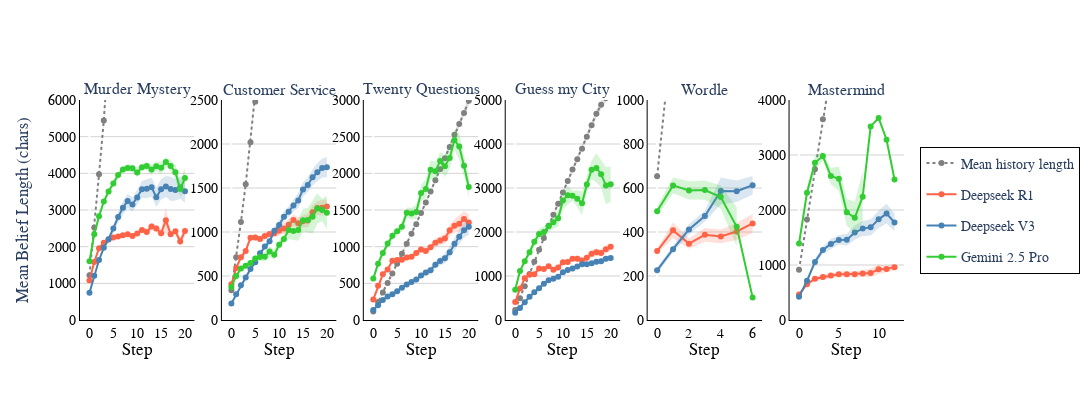

Source (notebook cell):
### Code cell
fig.show()

### Figure 1 — Plotly figure (JSON) as saved in the notebook; plotly's stock layout.template omitted (floating-point values rounded to 4 significant figures)
{"data": [{"hoverinfo": "skip", "legendgroup": "history", "line": {"width": 0}, "mode": "lines", "showlegend": false, "type": "scatter", "x": [0, 1, 2, 3, 4, 5, 6, 7, 8, 9, 10, 11, 12, 13, 14, 15, 16, 17, 18, 19, 20], "xaxis": "x", "y": [1195.0, 2478.0, 3907.0, 5355.0, 6846.0, 8355.0, 9897.0, 11480.0, 13070.0, 14680.0, 16310.0, 18060.0, 19800.0, 21610.0, 23570.0, 25520.0, 27560.0, 29490.0, 31510.0, 33650.0, 37040.0], "yaxis": "y"}, {"fill": "tonexty", "fillcolor": "rgba(100,100,100,0.2)", "hoverinfo": "skip", "legendgroup": "history", "line": {"width": 0}, "mode": "lines", "showlegend": false, "type": "scatter", "x": [0, 1, 2, 3, 4, 5, 6, 7, 8, 9, 10, 11, 12, 13, 14, 15, 16, 17, 18, 19, 20], "xaxis": "x", "y": [1239.0, 2567.0, 4039.0, 5531.0, 7069.0, 8627.0, 10210.0, 11850.0, 13490.0, 15140.0, 16830.0, 18660.0, 20460.0, 22350.0, 24400.0, 26410.0, 28530.0, 30540.0, 32640.0, 34860.0, 38350.0], "yaxis": "y"}, {"legendgroup": "history", "line": {"color": "gray", "dash": "dot", "width": 2}, "marker": {"color": "gray"}, "mode": "lines+markers", "name": "Mean history length", "showlegend": true, "type": "scatter", "x": [0, 1, 2, 3, 4, 5, 6, 7, 8, 9, 10, 11, 12, 13, 14, 15, 16, 17, 18, 19, 20], "xaxis": "x", "y": [1217.0, 2523.0, 3973.0, 5443.0, 6957.0, 8491.0, 10060.0, 11670.0, 13280.0, 14910.0, 16570.0, 18360.0, 20130.0, 21980.0, 23980.0, 25960.0, 28040.0, 30020.0, 32070.0, 34250.0, 37690.0], "yaxis": "y"}, {"hoverinfo": "skip", "legendgroup": "Deepseek R1 (ABBEL)", "line": {"width": 0}, "mode": "lines", "showlegend": false, "type": "scatter", "x": [0, 1, 2, 3, 4, 5, 6, 7, 8, 9, 10, 11, 12, 13, 14, 15, 16, 17, 18, 19, 20], "xaxis": "x", "y": [1028.0, 1538.0, 1895.0, 2042.0, 2139.0, 2192.0, 2226.0, 2264.0, 2286.0, 2229.0, 2289.0, 2373.0, 2306.0, 2445.0, 2391.0, 2252.0, 2373.0, 2262.0, 2330.0, 2031.0, 2293.0], "yaxis": "y"}, {"fill": "tonexty", "fillcolor": "rgba(255, 99, 71, 0.2)", "hoverinfo": "skip", "legendgroup": "Deepseek R1 (ABBEL)", "line": {"width": 0}, "mode": "lines", "showlegend": false, "type": "scatter", "x": [0, 1, 2, 3, 4, 5, 6, 7, 8, 9, 10, 11, 12, 13, 14, 15, 16, 17, 18, 19, 20], "xaxis": "x", "y": [1121.0, 1629.0, 2020.0, 2171.0, 2248.0, 2310.0, 2329.0, 2363.0, 2395.0, 2354.0, 2423.0, 2532.0, 2498.0, 2654.0, 2597.0, 2477.0, 3063.0, 2418.0, 2505.0, 2251.0, 2555.0], "yaxis": "y"}, {"legendgroup": "Deepseek R1 (ABBEL)", "line": {"color": "#FF6347", "width": 2}, "mode": "lines+markers", "name": "Deepseek R1 ", "showlegend": true, "type": "scatter", "x": [0, 1, 2, 3, 4, 5, 6, 7, 8, 9, 10, 11, 12, 13, 14, 15, 16, 17, 18, 19, 20], "xaxis": "x", "y": [1074.0, 1583.0, 1958.0, 2107.0, 2193.0, 2251.0, 2278.0, 2314.0, 2340.0, 2292.0, 2356.0, 2453.0, 2402.0, 2549.0, 2494.0, 2365.0, 2718.0, 2340.0, 2418.0, 2141.0, 2424.0], "yaxis": "y"}, {"hoverinfo": "skip", "legendgroup": "Deepseek V3 (ABBEL)", "line": {"width": 0}, "mode": "lines", "showlegend": false, "type": "scatter", "x": [0, 1, 2, 3, 4, 5, 6, 7, 8, 9, 10, 11, 12, 13, 14, 15, 16, 17, 18, 19, 20], "xaxis": "x", "y": [718.3, 1169.0, 1577.0, 1889.0, 2108.0, 2375.0, 2661.0, 2880.0, 3062.0, 2958.0, 3138.0, 3336.0, 3323.0, 3365.0, 3087.0, 3287.0, 3358.0, 3246.0, 3256.0, 3309.0, 3195.0], "yaxis": "y"}, {"fill": "tonexty", "fillcolor": "rgba(70, 130, 180, 0.2)", "hoverinfo": "skip", "legendgroup": "Deepseek V3 (ABBEL)", "line": {"width": 0}, "mode": "lines", "showlegend": false, "type": "scatter", "x": [0, 1, 2, 3, 4, 5, 6, 7, 8, 9, 10, 11, 12, 13, 14, 15, 16, 17, 18, 19, 20], "xaxis": "x", "y": [772.1, 1248.0, 1697.0, 2048.0, 2303.0, 2621.0, 2954.0, 3239.0, 3435.0, 3340.0, 3549.0, 3791.0, 3837.0, 3882.0, 3610.0, 3846.0, 3925.0, 3904.0, 3839.0, 3921.0, 3828.0], "yaxis": "y"}, {"legendgroup": "Deepseek V3 (ABBEL)", "line": {"color": "#4682B4", "width": 2}, "mode": "lines+markers", "name": "Deepseek V3 ", "showlegend": true, "type": "scatter", "x": [0, 1, 2, 3, 4, 5, 6, 7, 8, 9, 10, 11, 12, 13, 14, 15, 16, 17, 18, 19, 20], "xaxis": "x", "y": [745.2, 1208.0, 1637.0, 1969.0, 2206.0, 2498.0, 2808.0, 3059.0, 3248.0, 3149.0, 3344.0, 3564.0, 3580.0, 3623.0, 3348.0, 3567.0, 3641.0, 3575.0, 3548.0, 3615.0, 3511.0], "yaxis": "y"}, {"hoverinfo": "skip", "legendgroup": "Gemini 2.5 Pro (ABBEL)", "line": {"width": 0}, "mode": "lines", "showlegend": false, "type": "scatter", "x": [0, 1, 2, 3, 4, 5, 6, 7, 8, 9, 10, 11, 12, 13, 14, 15, 16, 17, 18, 19, 20], "xaxis": "x", "y": [1550.0, 2265.0, 2745.0, 3146.0, 3406.0, 3624.0, 3859.0, 4008.0, 4048.0, 4032.0, 3900.0, 4069.0, 4094.0, 3963.0, 4069.0, 3985.0, 4182.0, 4055.0, 3822.0, 3357.0, 3585.0], "yaxis": "y"}, {"fill": "tonexty", "fillcolor": "rgba(50, 205, 50, 0.2)", "hoverinfo": "skip", "legendgroup": "Gemini 2.5 Pro (ABBEL)", "line": {"width": 0}, "mode": "lines", "showlegend": false, "type": "scatter", "x": [0, 1, 2, 3, 4, 5, 6, 7, 8, 9, 10, 11, 12, 13, 14, 15, 16, 17, 18, 19, 20], "xaxis": "x", "y": [1656.0, 2413.0, 2916.0, 3317.0, 3596.0, 3824.0, 4051.0, 4200.0, 4245.0, 4241.0, 4143.0, 4266.0, 4305.0, 4242.0, 4321.0, 4313.0, 4438.0, 4349.0, 4240.0, 3787.0, 4158.0], "yaxis": "y"}, {"legendgroup": "Gemini 2.5 Pro (ABBEL)", "line": {"color": "#32CD32", "width": 2}, "mode": "lines+markers", "name": "Gemini 2.5 Pro ", "showlegend": true, "type": "scatter", "x": [0, 1, 2, 3, 4, 5, 6, 7, 8, 9, 10, 11, 12, 13, 14, 15, 16, 17, 18, 19, 20], "xaxis": "x", "y": [1603.0, 2339.0, 2830.0, 3231.0, 3501.0, 3724.0, 3955.0, 4104.0, 4146.0, 4137.0, 4022.0, 4167.0, 4200.0, 4103.0, 4195.0, 4149.0, 4310.0, 4202.0, 4031.0, 3572.0, 3872.0], "yaxis": "y"}, {"hoverinfo": "skip", "legendgroup": "history", "line": {"width": 0}, "mode": "lines", "showlegend": false, "type": "scatter", "x": [0, 1, 2, 3, 4, 5, 6, 7, 8, 9, 10, 11, 12, 13, 14, 15, 16, 17, 18, 19, 20], "xaxis": "x2", "y": [330.0, 698.6, 1094.0, 1518.0, 1989.0, 2439.0, 2897.0, 3355.0, 3871.0, 4337.0, 4875.0, 5355.0, 5880.0, 6382.0, 6942.0, 7467.0, 7967.0, 8562.0, 9036.0, 9577.0, 10140.0], "yaxis": "y2"}, {"fill": "tonexty", "fillcolor": "rgba(100,100,100,0.2)", "hoverinfo": "skip", "legendgroup": "history", "line": {"width": 0}, "mode": "lines", "showlegend": false, "type": "scatter", "x": [0, 1, 2, 3, 4, 5, 6, 7, 8, 9, 10, 11, 12, 13, 14, 15, 16, 17, 18, 19, 20], "xaxis": "x2", "y": [344.9, 725.1, 1133.0, 1569.0, 2054.0, 2521.0, 2991.0, 3466.0, 3992.0, 4473.0, 5029.0, 5527.0, 6075.0, 6595.0, 7170.0, 7723.0, 8249.0, 8877.0, 9356.0, 9918.0, 10510.0], "yaxis": "y2"}, {"legendgroup": "history", "line": {"color": "gray", "dash": "dot", "width": 2}, "marker": {"color": "gray"}, "mode": "lines+markers", "name": "Mean history length", "showlegend": false, "type": "scatter", "x": [0, 1, 2, 3, 4, 5, 6, 7, 8, 9, 10, 11, 12, 13, 14, 15, 16, 17, 18, 19, 20], "xaxis": "x2", "y": [337.5, 711.9, 1114.0, 1544.0, 2021.0, 2480.0, 2944.0, 3410.0, 3931.0, 4405.0, 4952.0, 5441.0, 5977.0, 6488.0, 7056.0, 7595.0, 8108.0, 8720.0, 9196.0, 9748.0, 10330.0], "yaxis": "y2"}, {"hoverinfo": "skip", "legendgroup": "Deepseek R1 (ABBEL)", "line": {"width": 0}, "mode": "lines", "showlegend": false, "type": "scatter", "x": [0, 1, 2, 3, 4, 5, 6, 7, 8, 9, 10, 11, 12, 13, 14, 15, 16, 17, 18, 19, 20], "xaxis": "x2", "y": [388.6, 571.1, 683.5, 746.1, 899.5, 902.3, 884.6, 914.5, 938.5, 938.0, 956.3, 980.8, 1018.0, 1072.0, 1032.0, 1049.0, 1053.0, 1142.0, 1193.0, 1188.0, 1208.0], "yaxis": "y2"}, {"fill": "tonexty", "fillcolor": "rgba(255, 99, 71, 0.2)", "hoverinfo": "skip", "legendgroup": "Deepseek R1 (ABBEL)", "line": {"width": 0}, "mode": "lines", "showlegend": false, "type": "scatter", "x": [0, 1, 2, 3, 4, 5, 6, 7, 8, 9, 10, 11, 12, 13, 14, 15, 16, 17, 18, 19, 20], "xaxis": "x2", "y": [424.5, 608.4, 740.4, 824.0, 972.2, 970.9, 958.3, 992.8, 1014.0, 1036.0, 1071.0, 1101.0, 1150.0, 1198.0, 1167.0, 1193.0, 1210.0, 1307.0, 1350.0, 1364.0, 1371.0], "yaxis": "y2"}, {"legendgroup": "Deepseek R1 (ABBEL)", "line": {"color": "#FF6347", "width": 2}, "mode": "lines+markers", "name": "Deepseek R1 ", "showlegend": false, "type": "scatter", "x": [0, 1, 2, 3, 4, 5, 6, 7, 8, 9, 10, 11, 12, 13, 14, 15, 16, 17, 18, 19, 20], "xaxis": "x2", "y": [406.6, 589.8, 712.0, 785.1, 935.9, 936.6, 921.5, 953.7, 976.1, 987.0, 1014.0, 1041.0, 1084.0, 1135.0, 1099.0, 1121.0, 1131.0, 1225.0, 1272.0, 1276.0, 1289.0], "yaxis": "y2"}, {"hoverinfo": "skip", "legendgroup": "Deepseek V3 (ABBEL)", "line": {"width": 0}, "mode": "lines", "showlegend": false, "type": "scatter", "x": [0, 1, 2, 3, 4, 5, 6, 7, 8, 9, 10, 11, 12, 13, 14, 15, 16, 17, 18, 19, 20], "xaxis": "x2", "y": [178.2, 278.8, 378.2, 460.9, 553.8, 628.6, 723.7, 796.3, 854.6, 968.2, 1024.0, 1113.0, 1167.0, 1233.0, 1273.0, 1402.0, 1452.0, 1532.0, 1576.0, 1620.0, 1620.0], "yaxis": "y2"}, {"fill": "tonexty", "fillcolor": "rgba(70, 130, 180, 0.2)", "hoverinfo": "skip", "legendgroup": "Deepseek V3 (ABBEL)", "line": {"width": 0}, "mode": "lines", "showlegend": false, "type": "scatter", "x": [0, 1, 2, 3, 4, 5, 6, 7, 8, 9, 10, 11, 12, 13, 14, 15, 16, 17, 18, 19, 20], "xaxis": "x2", "y": [197.9, 304.3, 411.4, 504.3, 603.4, 685.9, 794.2, 871.5, 936.1, 1060.0, 1132.0, 1234.0, 1294.0, 1370.0, 1444.0, 1566.0, 1618.0, 1713.0, 1783.0, 1832.0, 1850.0], "yaxis": "y2"}, {"legendgroup": "Deepseek V3 (ABBEL)", "line": {"color": "#4682B4", "width": 2}, "mode": "lines+markers", "name": "Deepseek V3 ", "showlegend": false, "type": "scatter", "x": [0, 1, 2, 3, 4, 5, 6, 7, 8, 9, 10, 11, 12, 13, 14, 15, 16, 17, 18, 19, 20], "xaxis": "x2", "y": [188.0, 291.6, 394.8, 482.6, 578.6, 657.3, 759.0, 833.9, 895.4, 1014.0, 1078.0, 1173.0, 1231.0, 1302.0, 1359.0, 1484.0, 1535.0, 1623.0, 1680.0, 1726.0, 1735.0], "yaxis": "y2"}, {"hoverinfo": "skip", "legendgroup": "Gemini 2.5 Pro (ABBEL)", "line": {"width": 0}, "mode": "lines", "showlegend": false, "type": "scatter", "x": [0, 1, 2, 3, 4, 5, 6, 7, 8, 9, 10, 11, 12, 13, 14, 15, 16, 17, 18, 19, 20], "xaxis": "x2", "y": [358.2, 478.3, 556.0, 584.9, 619.0, 661.1, 675.8, 662.2, 719.7, 679.3, 804.1, 872.1, 919.3, 909.8, 899.7, 1005.0, 997.1, 982.8, 1094.0, 1125.0, 1029.0], "yaxis": "y2"}, {"fill": "tonexty", "fillcolor": "rgba(50, 205, 50, 0.2)", "hoverinfo": "skip", "legendgroup": "Gemini 2.5 Pro (ABBEL)", "line": {"width": 0}, "mode": "lines", "showlegend": false, "type": "scatter", "x": [0, 1, 2, 3, 4, 5, 6, 7, 8, 9, 10, 11, 12, 13, 14, 15, 16, 17, 18, 19, 20], "xaxis": "x2", "y": [393.3, 524.3, 614.8, 645.8, 678.8, 738.6, 754.5, 773.7, 835.4, 803.7, 907.9, 970.8, 1128.0, 1112.0, 1148.0, 1265.0, 1274.0, 1364.0, 1441.0, 1377.0, 1408.0], "yaxis": "y2"}, {"legendgroup": "Gemini 2.5 Pro (ABBEL)", "line": {"color": "#32CD32", "width": 2}, "mode": "lines+markers", "name": "Gemini 2.5 Pro ", "showlegend": false, "type": "scatter", "x": [0, 1, 2, 3, 4, 5, 6, 7, 8, 9, 10, 11, 12, 13, 14, 15, 16, 17, 18, 19, 20], "xaxis": "x2", "y": [375.7, 501.3, 585.4, 615.3, 648.9, 699.9, 715.2, 718.0, 777.5, 741.5, 856.0, 921.4, 1024.0, 1011.0, 1024.0, 1135.0, 1136.0, 1174.0, 1268.0, 1251.0, 1218.0], "yaxis": "y2"}, {"hoverinfo": "skip", "legendgroup": "history", "line": {"width": 0}, "mode": "lines", "showlegend": false, "type": "scatter", "x": [0, 1, 2, 3, 4, 5, 6, 7, 8, 9, 10, 11, 12, 13, 14, 15, 16, 17, 18, 19, 20], "xaxis": "x3", "y": [114.2, 241.0, 368.6, 497.0, 625.9, 757.6, 891.9, 1027.0, 1160.0, 1288.0, 1437.0, 1577.0, 1727.0, 1875.0, 2022.0, 2171.0, 2316.0, 2475.0, 2617.0, 2765.0, 2928.0], "yaxis": "y3"}, {"fill": "tonexty", "fillcolor": "rgba(100,100,100,0.2)", "hoverinfo": "skip", "legendgroup": "history", "line": {"width": 0}, "mode": "lines", "showlegend": false, "type": "scatter", "x": [0, 1, 2, 3, 4, 5, 6, 7, 8, 9, 10, 11, 12, 13, 14, 15, 16, 17, 18, 19, 20], "xaxis": "x3", "y": [118.4, 249.1, 379.3, 510.8, 643.8, 779.4, 916.8, 1056.0, 1193.0, 1326.0, 1479.0, 1624.0, 1778.0, 1934.0, 2088.0, 2242.0, 2400.0, 2574.0, 2726.0, 2882.0, 3052.0], "yaxis": "y3"}, {"legendgroup": "history", "line": {"color": "gray", "dash": "dot", "width": 2}, "marker": {"color": "gray"}, "mode": "lines+markers", "name": "Mean history length", "showlegend": false, "type": "scatter", "x": [0, 1, 2, 3, 4, 5, 6, 7, 8, 9, 10, 11, 12, 13, 14, 15, 16, 17, 18, 19, 20], "xaxis": "x3", "y": [116.3, 245.1, 374.0, 503.9, 634.9, 768.5, 904.3, 1041.0, 1176.0, 1307.0, 1458.0, 1601.0, 1753.0, 1904.0, 2055.0, 2206.0, 2358.0, 2525.0, 2671.0, 2823.0, 2990.0], "yaxis": "y3"}, {"hoverinfo": "skip", "legendgroup": "Deepseek R1 (ABBEL)", "line": {"width": 0}, "mode": "lines", "showlegend": false, "type": "scatter", "x": [0, 1, 2, 3, 4, 5, 6, 7, 8, 9, 10, 11, 12, 13, 14, 15, 16, 17, 18, 19, 20], "xaxis": "x3", "y": [267.1, 445.6, 598.4, 666.4, 775.9, 780.8, 780.3, 816.0, 824.4, 863.1, 916.3, 895.4, 941.0, 994.4, 1022.0, 1043.0, 1146.0, 1194.0, 1200.0, 1270.0, 1216.0], "yaxis": "y3"}, {"fill": "tonexty", "fillcolor": "rgba(255, 99, 71, 0.2)", "hoverinfo": "skip", "legendgroup": "Deepseek R1 (ABBEL)", "line": {"width": 0}, "mode": "lines", "showlegend": false, "type": "scatter", "x": [0, 1, 2, 3, 4, 5, 6, 7, 8, 9, 10, 11, 12, 13, 14, 15, 16, 17, 18, 19, 20], "xaxis": "x3", "y": [293.6, 488.4, 646.3, 710.9, 841.3, 856.0, 859.9, 890.4, 901.9, 961.9, 1004.0, 983.8, 1043.0, 1111.0, 1144.0, 1179.0, 1300.0, 1374.0, 1428.0, 1483.0, 1446.0], "yaxis": "y3"}, {"legendgroup": "Deepseek R1 (ABBEL)", "line": {"color": "#FF6347", "width": 2}, "mode": "lines+markers", "name": "Deepseek R1 ", "showlegend": false, "type": "scatter", "x": [0, 1, 2, 3, 4, 5, 6, 7, 8, 9, 10, 11, 12, 13, 14, 15, 16, 17, 18, 19, 20], "xaxis": "x3", "y": [280.4, 467.0, 622.4, 688.6, 808.6, 818.4, 820.1, 853.2, 863.2, 912.5, 960.0, 939.6, 991.8, 1053.0, 1083.0, 1111.0, 1223.0, 1284.0, 1314.0, 1376.0, 1331.0], "yaxis": "y3"}, {"hoverinfo": "skip", "legendgroup": "Deepseek V3 (ABBEL)", "line": {"width": 0}, "mode": "lines", "showlegend": false, "type": "scatter", "x": [0, 1, 2, 3, 4, 5, 6, 7, 8, 9, 10, 11, 12, 13, 14, 15, 16, 17, 18, 19, 20], "xaxis": "x3", "y": [118.4, 183.1, 250.3, 298.4, 330.7, 371.6, 417.4, 459.9, 488.0, 518.4, 569.8, 604.9, 628.5, 702.6, 745.4, 773.8, 847.1, 952.7, 1043.0, 1121.0, 1163.0], "yaxis": "y3"}, {"fill": "tonexty", "fillcolor": "rgba(70, 130, 180, 0.2)", "hoverinfo": "skip", "legendgroup": "Deepseek V3 (ABBEL)", "line": {"width": 0}, "mode": "lines", "showlegend": false, "type": "scatter", "x": [0, 1, 2, 3, 4, 5, 6, 7, 8, 9, 10, 11, 12, 13, 14, 15, 16, 17, 18, 19, 20], "xaxis": "x3", "y": [152.1, 221.4, 292.1, 343.3, 372.9, 414.9, 464.3, 511.6, 550.0, 588.8, 644.0, 691.9, 729.1, 807.3, 862.2, 907.1, 1001.0, 1126.0, 1231.0, 1327.0, 1378.0], "yaxis": "y3"}, {"legendgroup": "Deepseek V3 (ABBEL)", "line": {"color": "#4682B4", "width": 2}, "mode": "lines+markers", "name": "Deepseek V3 ", "showlegend": false, "type": "scatter", "x": [0, 1, 2, 3, 4, 5, 6, 7, 8, 9, 10, 11, 12, 13, 14, 15, 16, 17, 18, 19, 20], "xaxis": "x3", "y": [135.3, 202.2, 271.2, 320.9, 351.8, 393.2, 440.8, 485.8, 519.0, 553.6, 606.9, 648.4, 678.8, 754.9, 803.8, 840.4, 924.3, 1039.0, 1137.0, 1224.0, 1270.0], "yaxis": "y3"}, {"hoverinfo": "skip", "legendgroup": "Gemini 2.5 Pro (ABBEL)", "line": {"width": 0}, "mode": "lines", "showlegend": false, "type": "scatter", "x": [0, 1, 2, 3, 4, 5, 6, 7, 8, 9, 10, 11, 12, 13, 14, 15, 16, 17, 18, 19, 20], "xaxis": "x3", "y": [523.0, 722.1, 867.3, 994.6, 1094.0, 1160.0, 1206.0, 1392.0, 1372.0, 1373.0, 1616.0, 1660.0, 1922.0, 1900.0, 2044.0, 1948.0, 2059.0, 2317.0, 2183.0, 1961.0, 1667.0], "yaxis": "y3"}, {"fill": "tonexty", "fillcolor": "rgba(50, 205, 50, 0.2)", "hoverinfo": "skip", "legendgroup": "Gemini 2.5 Pro (ABBEL)", "line": {"width": 0}, "mode": "lines", "showlegend": false, "type": "scatter", "x": [0, 1, 2, 3, 4, 5, 6, 7, 8, 9, 10, 11, 12, 13, 14, 15, 16, 17, 18, 19, 20], "xaxis": "x3", "y": [605.7, 813.3, 962.9, 1091.0, 1204.0, 1263.0, 1340.0, 1535.0, 1530.0, 1574.0, 1845.0, 1916.0, 2173.0, 2157.0, 2289.0, 2248.0, 2362.0, 2595.0, 2546.0, 2242.0, 1961.0], "yaxis": "y3"}, {"legendgroup": "Gemini 2.5 Pro (ABBEL)", "line": {"color": "#32CD32", "width": 2}, "mode": "lines+markers", "name": "Gemini 2.5 Pro ", "showlegend": false, "type": "scatter", "x": [0, 1, 2, 3, 4, 5, 6, 7, 8, 9, 10, 11, 12, 13, 14, 15, 16, 17, 18, 19, 20], "xaxis": "x3", "y": [564.3, 767.7, 915.1, 1043.0, 1149.0, 1211.0, 1273.0, 1464.0, 1451.0, 1473.0, 1731.0, 1788.0, 2048.0, 2028.0, 2167.0, 2098.0, 2210.0, 2456.0, 2364.0, 2102.0, 1814.0], "yaxis": "y3"}, {"hoverinfo": "skip", "legendgroup": "history", "line": {"width": 0}, "mode": "lines", "showlegend": false, "type": "scatter", "x": [0, 1, 2, 3, 4, 5, 6, 7, 8, 9, 10, 11, 12, 13, 14, 15, 16, 17, 18, 19, 20], "xaxis": "x4", "y": [221.2, 483.4, 755.1, 1028.0, 1305.0, 1573.0, 1834.0, 2110.0, 2357.0, 2599.0, 2854.0, 3112.0, 3364.0, 3597.0, 3827.0, 4094.0, 4347.0, 4601.0, 4800.0, 4957.0, 5172.0], "yaxis": "y4"}, {"fill": "tonexty", "fillcolor": "rgba(100,100,100,0.2)", "hoverinfo": "skip", "legendgroup": "history", "line": {"width": 0}, "mode": "lines", "showlegend": false, "type": "scatter", "x": [0, 1, 2, 3, 4, 5, 6, 7, 8, 9, 10, 11, 12, 13, 14, 15, 16, 17, 18, 19, 20], "xaxis": "x4", "y": [235.2, 506.2, 782.8, 1060.0, 1342.0, 1619.0, 1889.0, 2174.0, 2428.0, 2680.0, 2946.0, 3210.0, 3472.0, 3715.0, 3955.0, 4239.0, 4503.0, 4773.0, 4985.0, 5127.0, 5365.0], "yaxis": "y4"}, {"legendgroup": "history", "line": {"color": "gray", "dash": "dot", "width": 2}, "marker": {"color": "gray"}, "mode": "lines+markers", "name": "Mean history length", "showlegend": false, "type": "scatter", "x": [0, 1, 2, 3, 4, 5, 6, 7, 8, 9, 10, 11, 12, 13, 14, 15, 16, 17, 18, 19, 20], "xaxis": "x4", "y": [228.2, 494.8, 769.0, 1044.0, 1323.0, 1596.0, 1861.0, 2142.0, 2393.0, 2640.0, 2900.0, 3161.0, 3418.0, 3656.0, 3891.0, 4167.0, 4425.0, 4687.0, 4892.0, 5042.0, 5268.0], "yaxis": "y4"}, {"hoverinfo": "skip", "legendgroup": "Deepseek R1 (ABBEL)", "line": {"width": 0}, "mode": "lines", "showlegend": false, "type": "scatter", "x": [0, 1, 2, 3, 4, 5, 6, 7, 8, 9, 10, 11, 12, 13, 14, 15, 16, 17, 18, 19, 20], "xaxis": "x4", "y": [393.0, 695.0, 919.2, 993.0, 1003.0, 1114.0, 1110.0, 1171.0, 1089.0, 1116.0, 1248.0, 1260.0, 1345.0, 1321.0, 1270.0, 1347.0, 1423.0, 1455.0, 1445.0, 1510.0, 1574.0], "yaxis": "y4"}, {"fill": "tonexty", "fillcolor": "rgba(255, 99, 71, 0.2)", "hoverinfo": "skip", "legendgroup": "Deepseek R1 (ABBEL)", "line": {"width": 0}, "mode": "lines", "showlegend": false, "type": "scatter", "x": [0, 1, 2, 3, 4, 5, 6, 7, 8, 9, 10, 11, 12, 13, 14, 15, 16, 17, 18, 19, 20], "xaxis": "x4", "y": [423.9, 733.8, 972.8, 1065.0, 1077.0, 1222.0, 1203.0, 1277.0, 1199.0, 1268.0, 1372.0, 1381.0, 1442.0, 1464.0, 1430.0, 1483.0, 1585.0, 1623.0, 1605.0, 1701.0, 1753.0], "yaxis": "y4"}, {"legendgroup": "Deepseek R1 (ABBEL)", "line": {"color": "#FF6347", "width": 2}, "mode": "lines+markers", "name": "Deepseek R1 ", "showlegend": false, "type": "scatter", "x": [0, 1, 2, 3, 4, 5, 6, 7, 8, 9, 10, 11, 12, 13, 14, 15, 16, 17, 18, 19, 20], "xaxis": "x4", "y": [408.4, 714.4, 946.0, 1029.0, 1040.0, 1168.0, 1157.0, 1224.0, 1144.0, 1192.0, 1310.0, 1320.0, 1394.0, 1393.0, 1350.0, 1415.0, 1504.0, 1539.0, 1525.0, 1606.0, 1663.0], "yaxis": "y4"}, {"hoverinfo": "skip", "legendgroup": "Deepseek V3 (ABBEL)", "line": {"width": 0}, "mode": "lines", "showlegend": false, "type": "scatter", "x": [0, 1, 2, 3, 4, 5, 6, 7, 8, 9, 10, 11, 12, 13, 14, 15, 16, 17, 18, 19, 20], "xaxis": "x4", "y": [144.0, 247.1, 376.0, 502.2, 598.4, 690.1, 786.5, 865.2, 903.1, 941.8, 1043.0, 1099.0, 1131.0, 1171.0, 1219.0, 1215.0, 1231.0, 1261.0, 1274.0, 1324.0, 1339.0], "yaxis": "y4"}, {"fill": "tonexty", "fillcolor": "rgba(70, 130, 180, 0.2)", "hoverinfo": "skip", "legendgroup": "Deepseek V3 (ABBEL)", "line": {"width": 0}, "mode": "lines", "showlegend": false, "type": "scatter", "x": [0, 1, 2, 3, 4, 5, 6, 7, 8, 9, 10, 11, 12, 13, 14, 15, 16, 17, 18, 19, 20], "xaxis": "x4", "y": [184.8, 300.5, 432.3, 559.7, 665.9, 758.1, 865.5, 938.3, 967.7, 1025.0, 1126.0, 1178.0, 1214.0, 1259.0, 1314.0, 1318.0, 1344.0, 1386.0, 1402.0, 1457.0, 1482.0], "yaxis": "y4"}, {"legendgroup": "Deepseek V3 (ABBEL)", "line": {"color": "#4682B4", "width": 2}, "mode": "lines+markers", "name": "Deepseek V3 ", "showlegend": false, "type": "scatter", "x": [0, 1, 2, 3, 4, 5, 6, 7, 8, 9, 10, 11, 12, 13, 14, 15, 16, 17, 18, 19, 20], "xaxis": "x4", "y": [164.4, 273.8, 404.1, 531.0, 632.1, 724.1, 826.0, 901.7, 935.4, 983.6, 1085.0, 1138.0, 1172.0, 1215.0, 1266.0, 1266.0, 1288.0, 1323.0, 1338.0, 1390.0, 1410.0], "yaxis": "y4"}, {"hoverinfo": "skip", "legendgroup": "Gemini 2.5 Pro (ABBEL)", "line": {"width": 0}, "mode": "lines", "showlegend": false, "type": "scatter", "x": [0, 1, 2, 3, 4, 5, 6, 7, 8, 9, 10, 11, 12, 13, 14, 15, 16, 17, 18, 19, 20], "xaxis": "x4", "y": [643.0, 1056.0, 1268.0, 1450.0, 1673.0, 1833.0, 1880.0, 2003.0, 2070.0, 2127.0, 2526.0, 2617.0, 2709.0, 2570.0, 2387.0, 2881.0, 3203.0, 3126.0, 3009.0, 2633.0, 2687.0], "yaxis": "y4"}, {"fill": "tonexty", "fillcolor": "rgba(50, 205, 50, 0.2)", "hoverinfo": "skip", "legendgroup": "Gemini 2.5 Pro (ABBEL)", "line": {"width": 0}, "mode": "lines", "showlegend": false, "type": "scatter", "x": [0, 1, 2, 3, 4, 5, 6, 7, 8, 9, 10, 11, 12, 13, 14, 15, 16, 17, 18, 19, 20], "xaxis": "x4", "y": [727.7, 1166.0, 1407.0, 1625.0, 1881.0, 2077.0, 2124.0, 2259.0, 2368.0, 2493.0, 2910.0, 3048.0, 2939.0, 2947.0, 2920.0, 3279.0, 3627.0, 3785.0, 3619.0, 3476.0, 3485.0], "yaxis": "y4"}, {"legendgroup": "Gemini 2.5 Pro (ABBEL)", "line": {"color": "#32CD32", "width": 2}, "mode": "lines+markers", "name": "Gemini 2.5 Pro ", "showlegend": false, "type": "scatter", "x": [0, 1, 2, 3, 4, 5, 6, 7, 8, 9, 10, 11, 12, 13, 14, 15, 16, 17, 18, 19, 20], "xaxis": "x4", "y": [685.4, 1111.0, 1338.0, 1538.0, 1777.0, 1955.0, 2002.0, 2131.0, 2219.0, 2310.0, 2718.0, 2833.0, 2824.0, 2758.0, 2653.0, 3080.0, 3415.0, 3456.0, 3314.0, 3055.0, 3086.0], "yaxis": "y4"}, {"hoverinfo": "skip", "legendgroup": "history", "line": {"width": 0}, "mode": "lines", "showlegend": false, "type": "scatter", "x": [0, 1, 2, 3, 4, 5, 6], "xaxis": "x5", "y": [650.5, 1319.0, 1951.0, 2637.0, 3304.0, 4026.0, 4758.0], "yaxis": "y5"}, {"fill": "tonexty", "fillcolor": "rgba(100,100,100,0.2)", "hoverinfo": "skip", "legendgroup": "history", "line": {"width": 0}, "mode": "lines", "showlegend": false, "type": "scatter", "x": [0, 1, 2, 3, 4, 5, 6], "xaxis": "x5", "y": [655.7, 1330.0, 1974.0, 2665.0, 3341.0, 4067.0, 4814.0], "yaxis": "y5"}, {"legendgroup": "history", "line": {"color": "gray", "dash": "dot", "width": 2}, "marker": {"color": "gray"}, "mode": "lines+markers", "name": "Mean history length", "showlegend": false, "type": "scatter", "x": [0, 1, 2, 3, 4, 5, 6], "xaxis": "x5", "y": [653.1, 1325.0, 1962.0, 2651.0, 3323.0, 4046.0, 4786.0], "yaxis": "y5"}, {"hoverinfo": "skip", "legendgroup": "Deepseek R1 (ABBEL)", "line": {"width": 0}, "mode": "lines", "showlegend": false, "type": "scatter", "x": [0, 1, 2, 3, 4, 5, 6], "xaxis": "x5", "y": [300.7, 371.7, 324.0, 355.7, 348.3, 363.6, 395.3], "yaxis": "y5"}, {"fill": "tonexty", "fillcolor": "rgba(255, 99, 71, 0.2)", "hoverinfo": "skip", "legendgroup": "Deepseek R1 (ABBEL)", "line": {"width": 0}, "mode": "lines", "showlegend": false, "type": "scatter", "x": [0, 1, 2, 3, 4, 5, 6], "xaxis": "x5", "y": [325.9, 443.3, 370.1, 418.4, 411.2, 441.2, 482.3], "yaxis": "y5"}, {"legendgroup": "Deepseek R1 (ABBEL)", "line": {"color": "#FF6347", "width": 2}, "mode": "lines+markers", "name": "Deepseek R1 ", "showlegend": false, "type": "scatter", "x": [0, 1, 2, 3, 4, 5, 6], "xaxis": "x5", "y": [313.3, 407.5, 347.1, 387.0, 379.8, 402.4, 438.8], "yaxis": "y5"}, {"hoverinfo": "skip", "legendgroup": "Deepseek V3 (ABBEL)", "line": {"width": 0}, "mode": "lines", "showlegend": false, "type": "scatter", "x": [0, 1, 2, 3, 4, 5, 6], "xaxis": "x5", "y": [212.5, 306.7, 388.2, 447.6, 524.5, 535.9, 570.6], "yaxis": "y5"}, {"fill": "tonexty", "fillcolor": "rgba(70, 130, 180, 0.2)", "hoverinfo": "skip", "legendgroup": "Deepseek V3 (ABBEL)", "line": {"width": 0}, "mode": "lines", "showlegend": false, "type": "scatter", "x": [0, 1, 2, 3, 4, 5, 6], "xaxis": "x5", "y": [238.8, 336.9, 435.2, 496.9, 648.0, 634.1, 654.4], "yaxis": "y5"}, {"legendgroup": "Deepseek V3 (ABBEL)", "line": {"color": "#4682B4", "width": 2}, "mode": "lines+markers", "name": "Deepseek V3 ", "showlegend": false, "type": "scatter", "x": [0, 1, 2, 3, 4, 5, 6], "xaxis": "x5", "y": [225.7, 321.8, 411.7, 472.2, 586.2, 585.0, 612.5], "yaxis": "y5"}, {"hoverinfo": "skip", "legendgroup": "Gemini 2.5 Pro (ABBEL)", "line": {"width": 0}, "mode": "lines", "showlegend": false, "type": "scatter", "x": [0, 1, 2, 3, 4, 5, 6], "xaxis": "x5", "y": [471.4, 576.5, 547.5, 547.1, 505.5, 335.4, NaN], "yaxis": "y5"}, {"fill": "tonexty", "fillcolor": "rgba(50, 205, 50, 0.2)", "hoverinfo": "skip", "legendgroup": "Gemini 2.5 Pro (ABBEL)", "line": {"width": 0}, "mode": "lines", "showlegend": false, "type": "scatter", "x": [0, 1, 2, 3, 4, 5, 6], "xaxis": "x5", "y": [517.0, 647.3, 630.7, 633.6, 611.8, 512.2, NaN], "yaxis": "y5"}, {"legendgroup": "Gemini 2.5 Pro (ABBEL)", "line": {"color": "#32CD32", "width": 2}, "mode": "lines+markers", "name": "Gemini 2.5 Pro ", "showlegend": false, "type": "scatter", "x": [0, 1, 2, 3, 4, 5, 6], "xaxis": "x5", "y": [494.2, 611.9, 589.1, 590.3, 558.7, 423.8, 102.0], "yaxis": "y5"}, {"hoverinfo": "skip", "legendgroup": "history", "line": {"width": 0}, "mode": "lines", "showlegend": false, "type": "scatter", "x": [0, 1, 2, 3, 4, 5, 6, 7, 8, 9, 10, 11, 12], "xaxis": "x6", "y": [913.0, 1826.0, 2739.0, 3652.0, 4503.0, 5399.0, 6272.0, 7232.0, 8147.0, 9083.0, 9997.0, 10930.0, 11830.0], "yaxis": "y6"}, {"fill": "tonexty", "fillcolor": "rgba(100,100,100,0.2)", "hoverinfo": "skip", "legendgroup": "history", "line": {"width": 0}, "mode": "lines", "showlegend": false, "type": "scatter", "x": [0, 1, 2, 3, 4, 5, 6, 7, 8, 9, 10, 11, 12], "xaxis": "x6", "y": [913.0, 1826.0, 2739.0, 3652.0, 4532.0, 5433.0, 6315.0, 7268.0, 8184.0, 9114.0, 10030.0, 10950.0, 11860.0], "yaxis": "y6"}, {"legendgroup": "history", "line": {"color": "gray", "dash": "dot", "width": 2}, "marker": {"color": "gray"}, "mode": "lines+markers", "name": "Mean history length", "showlegend": false, "type": "scatter", "x": [0, 1, 2, 3, 4, 5, 6, 7, 8, 9, 10, 11, 12], "xaxis": "x6", "y": [913.0, 1826.0, 2739.0, 3652.0, 4517.0, 5416.0, 6293.0, 7250.0, 8166.0, 9099.0, 10010.0, 10940.0, 11850.0], "yaxis": "y6"}, {"hoverinfo": "skip", "legendgroup": "Deepseek R1 (ABBEL)", "line": {"width": 0}, "mode": "lines", "showlegend": false, "type": "scatter", "x": [0, 1, 2, 3, 4, 5, 6, 7, 8, 9, 10, 11, 12], "xaxis": "x6", "y": [440.5, 613.8, 702.5, 733.3, 754.1, 780.9, 778.4, 780.7, 780.2, 777.1, 837.4, 871.9, 898.6], "yaxis": "y6"}, {"fill": "tonexty", "fillcolor": "rgba(255, 99, 71, 0.2)", "hoverinfo": "skip", "legendgroup": "Deepseek R1 (ABBEL)", "line": {"width": 0}, "mode": "lines", "showlegend": false, "type": "scatter", "x": [0, 1, 2, 3, 4, 5, 6, 7, 8, 9, 10, 11, 12], "xaxis": "x6", "y": [487.8, 687.7, 797.3, 828.2, 861.7, 884.1, 886.3, 884.6, 910.3, 930.7, 1008.0, 986.5, 1024.0], "yaxis": "y6"}, {"legendgroup": "Deepseek R1 (ABBEL)", "line": {"color": "#FF6347", "width": 2}, "mode": "lines+markers", "name": "Deepseek R1 ", "showlegend": false, "type": "scatter", "x": [0, 1, 2, 3, 4, 5, 6, 7, 8, 9, 10, 11, 12], "xaxis": "x6", "y": [464.1, 650.8, 749.9, 780.8, 807.9, 832.5, 832.3, 832.7, 845.3, 853.9, 922.7, 929.2, 961.3], "yaxis": "y6"}, {"hoverinfo": "skip", "legendgroup": "Deepseek V3 (ABBEL)", "line": {"width": 0}, "mode": "lines", "showlegend": false, "type": "scatter", "x": [0, 1, 2, 3, 4, 5, 6, 7, 8, 9, 10, 11, 12], "xaxis": "x6", "y": [395.9, 662.2, 995.7, 1206.0, 1292.0, 1372.0, 1349.0, 1461.0, 1526.0, 1538.0, 1675.0, 1757.0, 1613.0], "yaxis": "y6"}, {"fill": "tonexty", "fillcolor": "rgba(70, 130, 180, 0.2)", "hoverinfo": "skip", "legendgroup": "Deepseek V3 (ABBEL)", "line": {"width": 0}, "mode": "lines", "showlegend": false, "type": "scatter", "x": [0, 1, 2, 3, 4, 5, 6, 7, 8, 9, 10, 11, 12], "xaxis": "x6", "y": [446.6, 761.5, 1116.0, 1338.0, 1474.0, 1541.0, 1567.0, 1719.0, 1798.0, 1831.0, 1986.0, 2113.0, 1934.0], "yaxis": "y6"}, {"legendgroup": "Deepseek V3 (ABBEL)", "line": {"color": "#4682B4", "width": 2}, "mode": "lines+markers", "name": "Deepseek V3 ", "showlegend": false, "type": "scatter", "x": [0, 1, 2, 3, 4, 5, 6, 7, 8, 9, 10, 11, 12], "xaxis": "x6", "y": [421.2, 711.8, 1056.0, 1272.0, 1383.0, 1456.0, 1458.0, 1590.0, 1662.0, 1684.0, 1830.0, 1935.0, 1773.0], "yaxis": "y6"}, {"hoverinfo": "skip", "legendgroup": "Gemini 2.5 Pro (ABBEL)", "line": {"width": 0}, "mode": "lines", "showlegend": false, "type": "scatter", "x": [0, 1, 2, 3, 4, 5, 6, 7, 8, 9, 10, 11, 12], "xaxis": "x6", "y": [1310.0, 2212.0, 2733.0, 2900.0, 2470.0, 2348.0, 1720.0, 1567.0, 1784.0, NaN, NaN, NaN, NaN], "yaxis": "y6"}, {"fill": "tonexty", "fillcolor": "rgba(50, 205, 50, 0.2)", "hoverinfo": "skip", "legendgroup": "Gemini 2.5 Pro (ABBEL)", "line": {"width": 0}, "mode": "lines", "showlegend": false, "type": "scatter", "x": [0, 1, 2, 3, 4, 5, 6, 7, 8, 9, 10, 11, 12], "xaxis": "x6", "y": [1468.0, 2420.0, 2982.0, 3060.0, 2765.0, 2789.0, 2199.0, 2148.0, 2702.0, NaN, NaN, NaN, NaN], "yaxis": "y6"}, {"legendgroup": "Gemini 2.5 Pro (ABBEL)", "line": {"color": "#32CD32", "width": 2}, "mode": "lines+markers", "name": "Gemini 2.5 Pro ", "showlegend": false, "type": "scatter", "x": [0, 1, 2, 3, 4, 5, 6, 7, 8, 9, 10, 11, 12], "xaxis": "x6", "y": [1389.0, 2316.0, 2857.0, 2980.0, 2617.0, 2569.0, 1959.0, 1857.0, 2243.0, 3520.0, 3673.0, 3277.0, 2554.0], "yaxis": "y6"}], "layout": {"annotations": [{"font": {"size": 16}, "showarrow": false, "text": "Murder Mystery", "x": 0.06944, "xanchor": "center", "xref": "paper", "y": 1, "yanchor": "bottom", "yref": "paper"}, {"font": {"size": 16}, "showarrow": false, "text": "Customer Service", "x": 0.2417, "xanchor": "center", "xref": "paper", "y": 1, "yanchor": "bottom", "yref": "paper"}, {"font": {"size": 16}, "showarrow": false, "text": "Twenty Questions", "x": 0.4139, "xanchor": "center", "xref": "paper", "y": 1, "yanchor": "bottom", "yref": "paper"}, {"font": {"size": 16}, "showarrow": false, "text": "Guess my City", "x": 0.5861, "xanchor": "center", "xref": "paper", "y": 1, "yanchor": "bottom", "yref": "paper"}, {"font": {"size": 16}, "showarrow": false, "text": "Wordle", "x": 0.7583, "xanchor": "center", "xref": "paper", "y": 1, "yanchor": "bottom", "yref": "paper"}, {"font": {"size": 16}, "showarrow": false, "text": "Mastermind", "x": 0.9306, "xanchor": "center", "xref": "paper", "y": 1, "yanchor": "bottom", "yref": "paper"}], "font": {"family": "Times New Roman, serif", "size": 14}, "height": 400, "legend": {"bgcolor": "rgba(255,255,255,0.9)", "bordercolor": "black", "borderwidth": 1, "orientation": "v", "x": 1.02, "xanchor": "left", "y": 0.5, "yanchor": "middle"}, "paper_bgcolor": "white", "plot_bgcolor": "white", "width": 1200, "xaxis": {"anchor": "y", "color": "black", "domain": [0, 0.1389], "linecolor": "black", "linewidth": 1, "showgrid": false, "showline": true, "title": {"standoff": 0, "text": "Step"}}, "xaxis2": {"anchor": "y2", "color": "black", "domain": [0.1722, 0.3111], "linecolor": "black", "linewidth": 1, "showgrid": false, "showline": true, "title": {"standoff": 0, "text": "Step"}}, "xaxis3": {"anchor": "y3", "color": "black", "domain": [0.3444, 0.4833], "linecolor": "black", "linewidth": 1, "showgrid": false, "showline": true, "title": {"standoff": 0, "text": "Step"}}, "xaxis4": {"anchor": "y4", "color": "black", "domain": [0.5167, 0.6556], "linecolor": "black", "linewidth": 1, "showgrid": false, "showline": true, "title": {"standoff": 0, "text": "Step"}}, "xaxis5": {"anchor": "y5", "color": "black", "domain": [0.6889, 0.8278], "linecolor": "black", "linewidth": 1, "showgrid": false, "showline": true, "title": {"standoff": 0, "text": "Step"}}, "xaxis6": {"anchor": "y6", "color": "black", "domain": [0.8611, 1], "linecolor": "black", "linewidth": 1, "showgrid": false, "showline": true, "title": {"standoff": 0, "text": "Step"}}, "yaxis": {"anchor": "x", "domain": [0, 1], "gridcolor": "lightgray", "linecolor": "black", "linewidth": 1, "range": [0, 6000], "showgrid": true, "showline": true, "tickfont": {"color": "black"}, "title": {"text": "Mean Belief Length (chars)"}}, "yaxis2": {"anchor": "x2", "domain": [0, 1], "gridcolor": "lightgray", "linecolor": "black", "linewidth": 1, "range": [0, 2500], "showgrid": true, "showline": true, "tickfont": {"color": "black"}}, "yaxis3": {"anchor": "x3", "domain": [0, 1], "gridcolor": "lightgray", "linecolor": "black", "linewidth": 1, "range": [0, 3000], "showgrid": true, "showline": true, "tickfont": {"color": "black"}}, "yaxis4": {"anchor": "x4", "domain": [0, 1], "gridcolor": "lightgray", "linecolor": "black", "linewidth": 1, "range": [0, 5000], "showgrid": true, "showline": true, "tickfont": {"color": "black"}}, "yaxis5": {"anchor": "x5", "domain": [0, 1], "gridcolor": "lightgray", "linecolor": "black", "linewidth": 1, "range": [0, 1000], "showgrid": true, "showline": true, "tickfont": {"color": "black"}}, "yaxis6": {"anchor": "x6", "domain": [0, 1], "gridcolor": "lightgray", "linecolor": "black", "linewidth": 1, "range": [0, 4000], "showgrid": true, "showline": true, "tickfont": {"color": "black"}}}}
